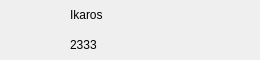
<?xml version="1.0" encoding="UTF-8"?>
<ui version="4.0">
 <class>UserItem</class>
 <widget class="QWidget" name="UserItem">
  <property name="geometry">
   <rect>
    <x>0</x>
    <y>0</y>
    <width>260</width>
    <height>60</height>
   </rect>
  </property>
  <property name="minimumSize">
   <size>
    <width>260</width>
    <height>60</height>
   </size>
  </property>
  <property name="maximumSize">
   <size>
    <width>260</width>
    <height>60</height>
   </size>
  </property>
  <property name="windowTitle">
   <string>Form</string>
  </property>
  <widget class="QPushButton" name="pb_icon">
   <property name="geometry">
    <rect>
     <x>10</x>
     <y>10</y>
     <width>45</width>
     <height>45</height>
    </rect>
   </property>
   <property name="text">
    <string/>
   </property>
   <property name="icon">
    <iconset resource="resource.qrc">
     <normaloff>:/tx/14.png</normaloff>:/tx/14.png</iconset>
   </property>
   <property name="iconSize">
    <size>
     <width>45</width>
     <height>45</height>
    </size>
   </property>
   <property name="autoDefault">
    <bool>true</bool>
   </property>
   <property name="flat">
    <bool>true</bool>
   </property>
  </widget>
  <widget class="QLabel" name="lb_name">
   <property name="geometry">
    <rect>
     <x>70</x>
     <y>0</y>
     <width>72</width>
     <height>30</height>
    </rect>
   </property>
   <property name="text">
    <string>Ikaros</string>
   </property>
  </widget>
  <widget class="QLabel" name="lb_feeling">
   <property name="geometry">
    <rect>
     <x>70</x>
     <y>30</y>
     <width>151</width>
     <height>30</height>
    </rect>
   </property>
   <property name="text">
    <string>2333</string>
   </property>
  </widget>
 </widget>
 <resources>
  <include location="resource.qrc"/>
 </resources>
 <connections/>
</ui>
